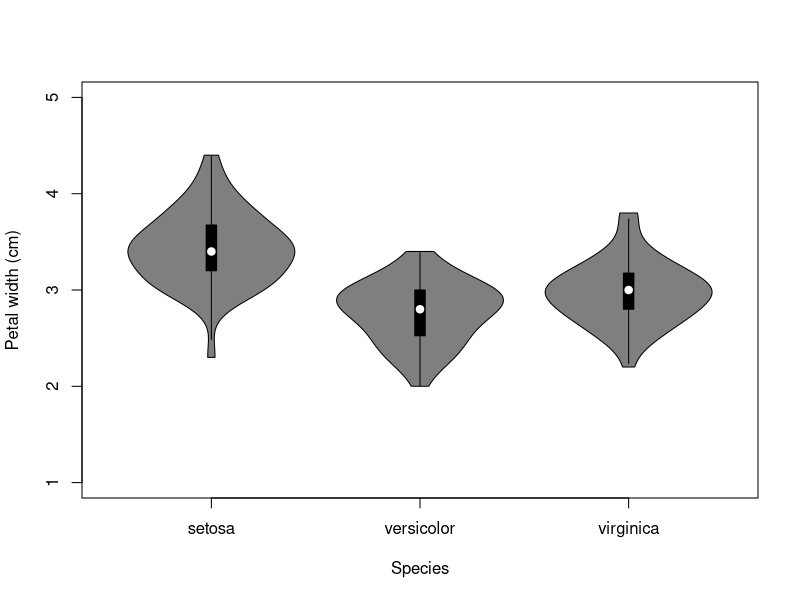
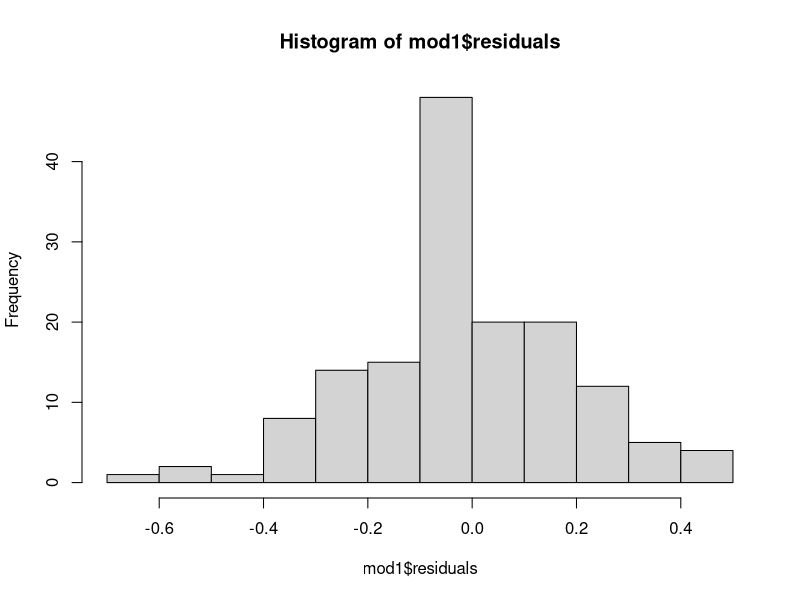
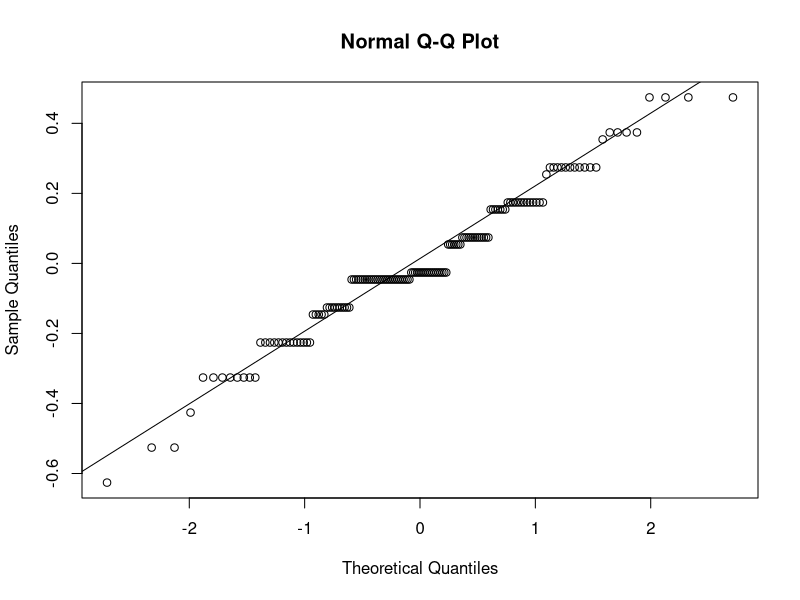

The R source for these figures, in order:
## ---- chunk 1

iris_data <- iris

## ---- chunk 2
library(vioplot)
## ---- chunk 3
 
vioplot(iris$Sepal.Width ~ iris$Species,
     xlab = "Species",
     ylab = "Petal width (cm)",
     ylim = c(1,5))

## ---- chunk 4

#run the ANOVA
mod1 <- aov(iris$Petal.Width ~ iris$Species)

#use summary() to look at the results
summary(mod1)

## ---- chunk 5

hist(mod1$residuals)

## ---- chunk 6

#plot a qq plot for normal data
qqnorm(mod1$residuals)

#Add the line for a normal distribution
qqline(mod1$residuals)

## ---- chunk 7

#Run the Tukey test
tukey_res <- TukeyHSD(mod1)

#some test don't require using summary() this is one of them
tukey_res

## ---- chunk 8

#run the ANOVA
kw_mod <- kruskal.test(iris$Petal.Width ~ iris$Species)

#we don't need a summary() function for this function.
kw_mod

## ---- chunk 9

#Notice that the response variable and explanatory variable are wrote
#differently to the Y ~ X. This is just a quirk of this particular function.

pairwise.wilcox.test(iris$Petal.Width, iris$Species, 
                     p.adjust.method = "bonferroni")
